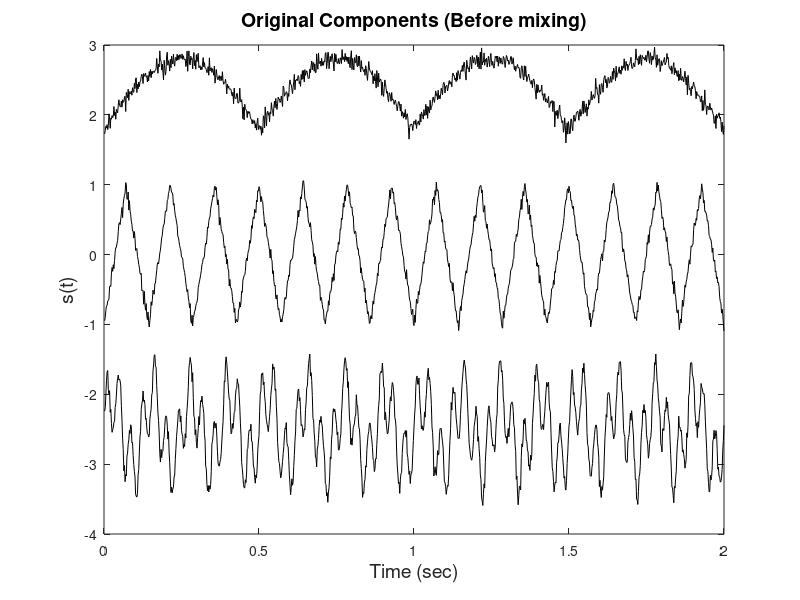
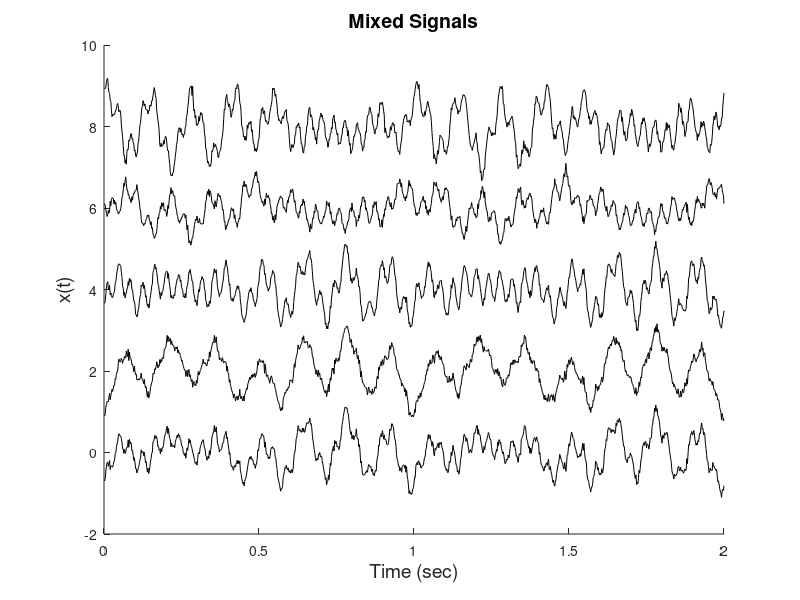

MATLAB code for these plots, in order:
% Example 9.3 Generation of a set of 3 signals mixed 5 ways. Construct a
% data set, X, consisting of 5 observed signals that are linear
% combinations of 3 different waveforms.   Assume fs = 500 Hz and use N =
% 1000 which will generate 2 sec signals.  The three source signals should
% consist of:  a double sine wave, sawtooth wave, and a rectified sine
% wave, all with added noise.  Plot the original source signals and the
% mixture. Save the mixed signals for use in the next example.
% 
% Assign constants
clear all; close all;
N = 1000;                   % Number points (2 sec of data)
fs = 500;                   % Sample frequency
w = (1:N) * 2*pi/fs;		% Normalized frequency vector 
t = (1:N)/fs;               % Time vector
f1 = 8;                     % Freq sine wave 1
f2 = 26;                    % Freq sine wave 2

%
% Generate data
s1 = 0.5*sin(2*pi*f1*t) + 0.5*sin(2*pi*f2*t) + .07*randn(1,N);	% One component a double sin
s2 = sawtooth(14*pi*t,.5)+ .05*randn(1,N);		% One component a sawtooth		%
s3 = sign(sin(2*pi*t)).*sin(2*pi*t) + .07*randn(1,N);	% Half rectified sine
%
% Plot original signals
plot(t,s1-2.5,'k',t,s2,'k',t,s3+1.8,'k');   % Plot source signals displaced
xlabel('Time (sec)','FontSize',14);
ylabel('s(t)','FontSize',14);
title('Original Components (Before mixing)','FontSize',14);
%
% Combine data.  Define mixing matrix
A = [.5 .5 .5; .2 .7 .7; .7 .4 .2; -.5 .2 -.6; .7 -.5 -.4];
s = [s1; s2; s3];           % Signal matrix
X = A * s;                  % Generate mixed signal output
save mix_sig.mat X A;       % Save waveform and mixing matrix
figure; hold on;
% Center data and plot mixed signals
for i = 1:5
   X(i,:) = X(i,:) - mean(X(i,:));  % Remove mean
   plot(t,X(i,:)+2*(i-1),'k');
end
xlabel('Time (sec)','FontSize',14);
ylabel ('x(t)','FontSize',14);
title('Mixed Signals','FontSize',14);
